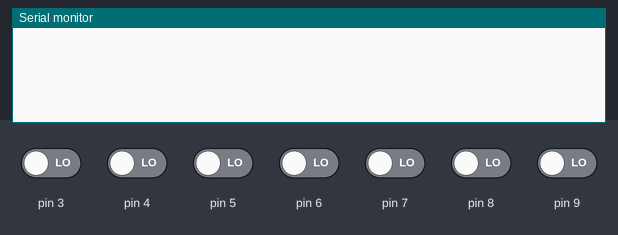
Simulated run of this sketch. Board: Arduino Uno, built with avr-gcc and run on an emulated ATmega328P. Parts: the last lines printed to the serial monitor. Inputs (shaded band) come from the test bench; at power-on: pin 3–9 LOW.

Above: at 1.2 s.
1.3 s: pin 3 driven HIGH
At 2.4 s:
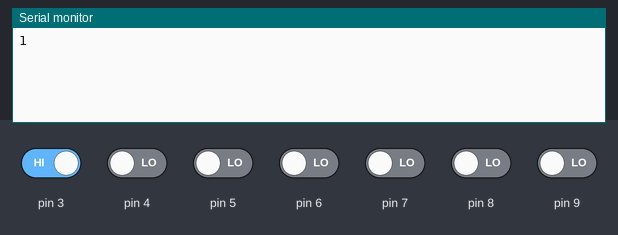
2.8 s: pin 4 driven HIGH
At 3.6 s:
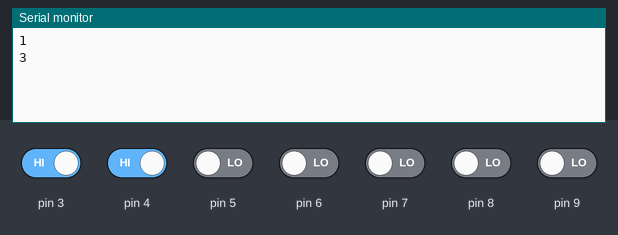
4.3 s: pin 5 driven HIGH
At 4.7 s:
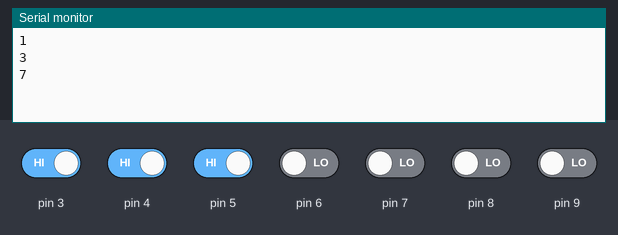
5.8 s: pin 6 driven HIGH
At 7.0 s:
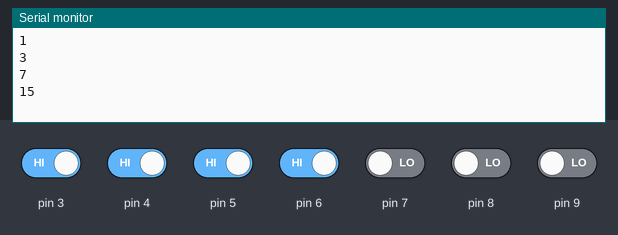
7.3 s: pin 7 driven HIGH
At 8.2 s:
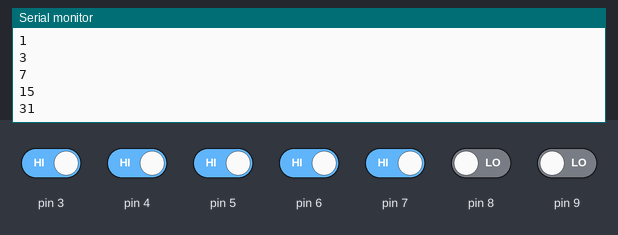
8.8 s: pin 8 driven HIGH
At 9.3 s:
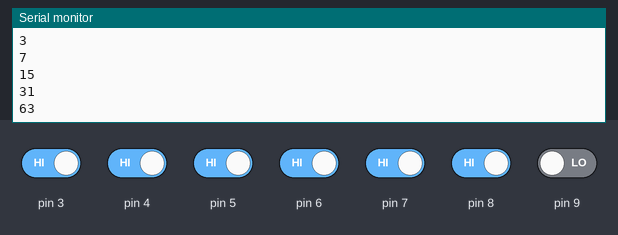
Timing chart, 0 to 11.3 s (numbered marks = the images above; inputs shaded):
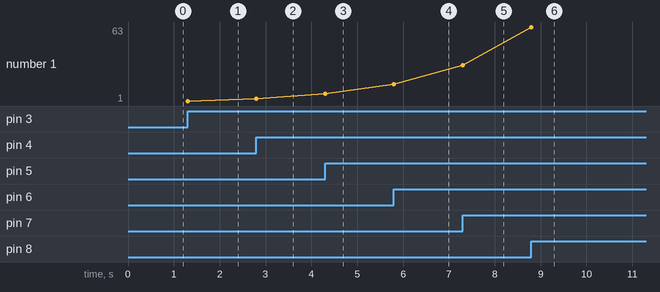

Measured:
- after the input at 1.3 s, the serial monitor: prints a new line at once (image 1)
- after the input at 2.8 s, the serial monitor: prints a new line at once (image 2)
- after the input at 4.3 s, the serial monitor: prints a new line at once (image 3)
- after the input at 5.8 s, the serial monitor: prints a new line at once (image 4)
- after the input at 7.3 s, the serial monitor: prints a new line at once (image 5)
- after the input at 8.8 s, the serial monitor: prints a new line at once (image 6)
- plotted number 1: 1 → 3 after the input at 2.8 s, 3 → 7 after the input at 4.3 s, 7 → 15 after the input at 5.8 s, 15 → 31 after the input at 7.3 s, 31 → 63 after the input at 8.8 s

The sketch:

SlotOut.ino
```cpp
uint8_t currentVal, oldVal;

int mapPinValue(int p) {
  return p+3;
}

uint8_t readSignal() {
  uint8_t data = 0;
  for (uint8_t i = 0; i < 7; i++) {
    data |= uint8_t(digitalRead(mapPinValue(i))) << i;
  }
  return data;
}

bool isSignalDifferent(uint8_t oldBuf, uint8_t currentBuf) {
  return oldBuf != currentBuf;
}

void setup() {
  oldVal = currentVal = 0;
  Serial.begin(9600);
}

void loop() {
  currentVal = readSignal();

  if (isSignalDifferent(oldVal, currentVal)) {
    Serial.println(currentVal);
    oldVal = currentVal;
  }
}
```
